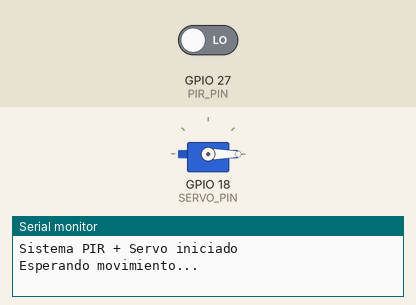
Recording of a program running on a simulated ESP32. Parts: servo, the last lines printed to the serial monitor. The test bench sets the inputs (shaded band); at power-on: GPIO 27 (PIR_PIN) LOW.

Above: at 1.2 s.
1.3 s: GPIO 27 (PIR_PIN) driven HIGH
At 1.6 s:
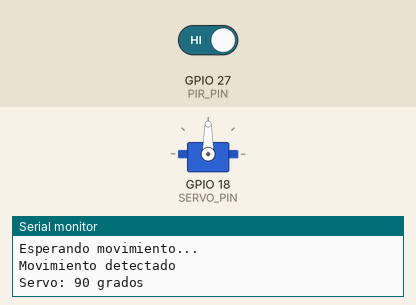
2.8 s: GPIO 27 (PIR_PIN) driven LOW
At 4.0 s:
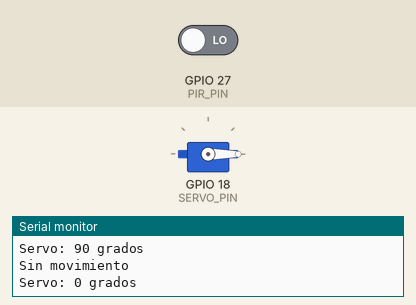
Timing chart, 0 to 5.8 s (numbered marks = the images above; inputs shaded):
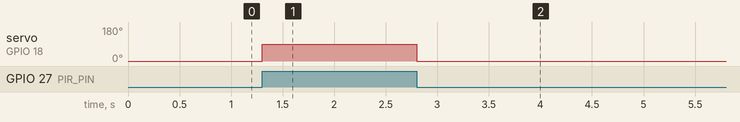

Measured:
- after the input at 1.3 s, servo on GPIO 18 (SERVO_PIN): 0° → 90° at once
- after the input at 2.8 s, servo on GPIO 18 (SERVO_PIN): 90° → 0° at once

The program:

main.cpp
```cpp
#include <Arduino.h>
#include <ESP32Servo.h>

// Definicion de pines
const int PIR_PIN = 27;
const int SERVO_PIN = 18;

// Posiciones del servomotor
const int ANGULO_REPOSO = 0;
const int ANGULO_MOVIMIENTO = 90;

Servo servo;

int estadoPIR = LOW;
int ultimoEstadoPIR = LOW;

void setup() {
  Serial.begin(115200);

  pinMode(PIR_PIN, INPUT);

  // Configuracion del servomotor
  servo.setPeriodHertz(50);
  servo.attach(SERVO_PIN, 500, 2400);
  servo.write(ANGULO_REPOSO);

  Serial.println("Sistema PIR + Servo iniciado");
  Serial.println("Esperando movimiento...");
}

void loop() {
  estadoPIR = digitalRead(PIR_PIN);

  // Detectar cambios en el estado del PIR
  if (estadoPIR != ultimoEstadoPIR) {

    if (estadoPIR == HIGH) {
      servo.write(ANGULO_MOVIMIENTO);

      Serial.println("Movimiento detectado");
      Serial.println("Servo: 90 grados");
    } else {
      servo.write(ANGULO_REPOSO);

      Serial.println("Sin movimiento");
      Serial.println("Servo: 0 grados");
    }

    ultimoEstadoPIR = estadoPIR;
  }

  delay(50);
}
```
